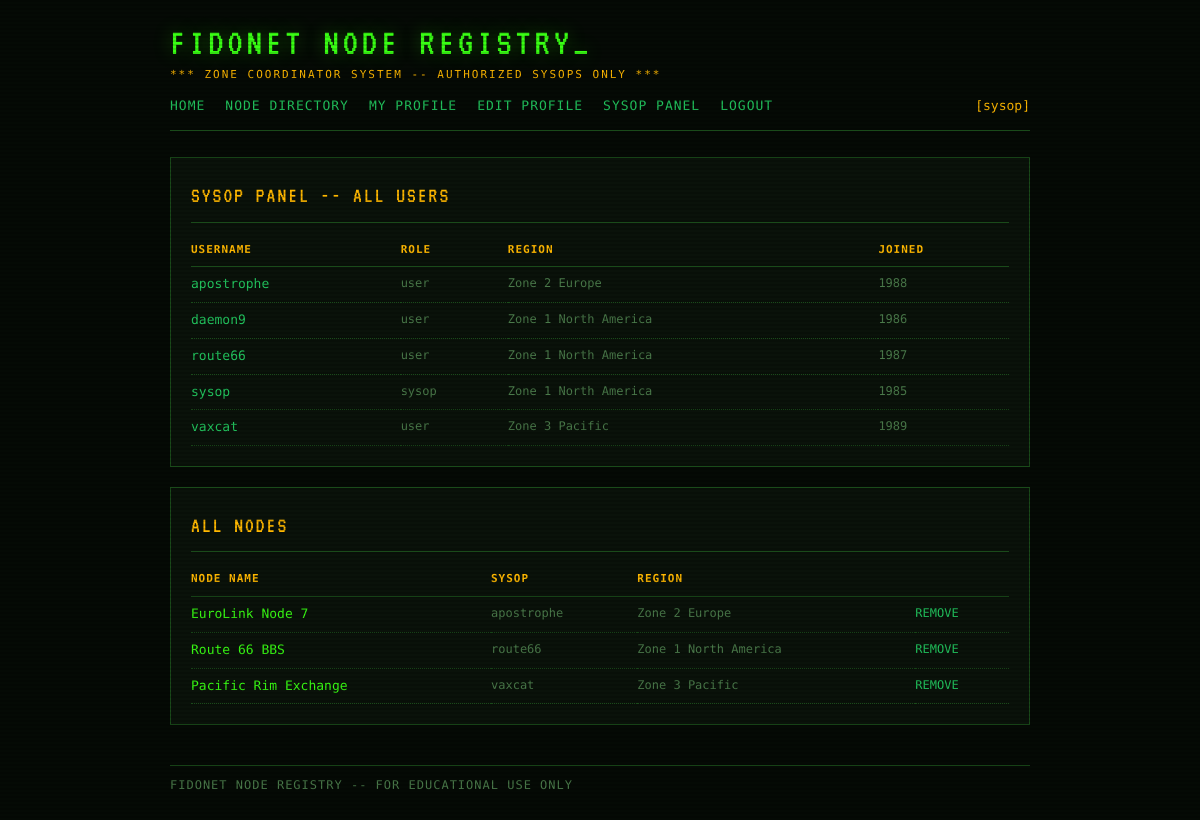
The page /sysop (signed in) on the database as committed earlier.
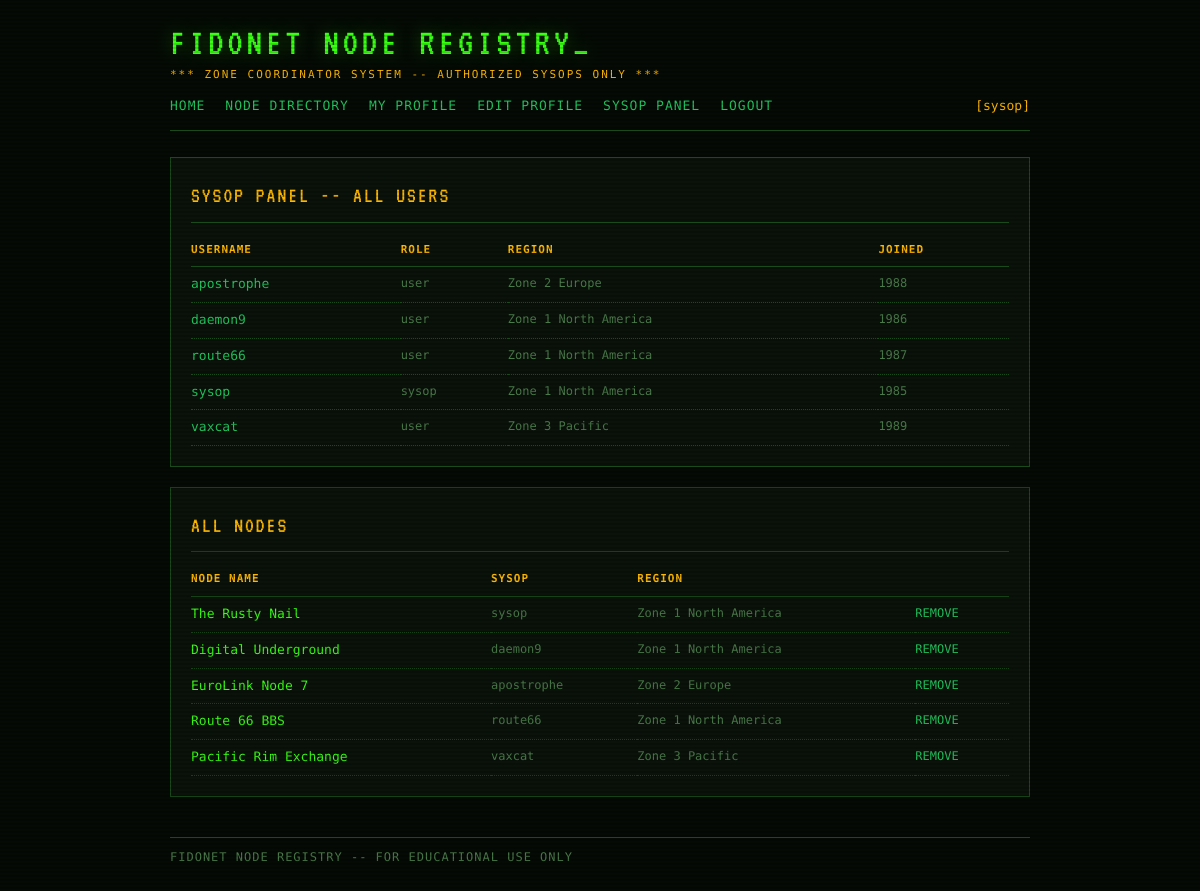
The same page on the database as committed later.
### tables this page shows
CREATE TABLE users (
            id INTEGER PRIMARY KEY AUTOINCREMENT,
            username TEXT UNIQUE NOT NULL,
            password_hash TEXT NOT NULL,
            role TEXT NOT NULL DEFAULT 'user',
            region TEXT,
            joined INTEGER
        );

CREATE TABLE nodes (
            id INTEGER PRIMARY KEY AUTOINCREMENT,
            name TEXT NOT NULL,
            phone TEXT,
            region TEXT,
            description TEXT,
            owner_id INTEGER NOT NULL
        );

### app.py (the view)
@app.route('/sysop')
def sysop():
    current = get_current_user(request)
    if not current:
        return redirect(url_for('login'))
    if current['role'] != 'sysop':
        flash('Access denied.', 'error')
        return redirect(url_for('index'))
    all_users = user_repo.get_all()
    all_nodes = node_repo.get_all()
    return render_template('sysop.html', users=all_users, nodes=all_nodes, current_user=current)

### app.py (called while the page is built)
def get_current_user(req):
    token = req.cookies.get('bbs_token')
    if not token:
        return None
    return sessions.get(token)

    def fetchall(self, query, params=()):
        cursor = self._conn.cursor()
        cursor.execute(query, params)
        return cursor.fetchall()

    def get_all(self):
        return self._db.fetchall("SELECT * FROM users ORDER BY username")

    def get_all(self):
        return self._db.fetchall("""
            SELECT n.*, u.username AS owner_username
            FROM nodes n JOIN users u ON n.owner_id = u.id
            ORDER BY n.id
        """)

### templates/sysop.html
{% extends "base.html" %}
{% block content %}
<div class="panel">
  <div class="panel-title">SYSOP PANEL -- ALL USERS</div>
  <table class="data-table">
    <thead>
      <tr><th>USERNAME</th><th>ROLE</th><th>REGION</th><th>JOINED</th></tr>
    </thead>
    <tbody>
      {% for u in users %}
      <tr>
        <td class="name"><a href="{{ url_for('profile', user_id=u.id) }}">{{ u.username }}</a></td>
        <td class="meta">{{ u.role }}</td>
        <td class="meta">{{ u.region }}</td>
        <td class="meta">{{ u.joined }}</td>
      </tr>
      {% endfor %}
    </tbody>
  </table>
</div>
<div class="panel">
  <div class="panel-title">ALL NODES</div>
  <table class="data-table">
    <thead>
      <tr><th>NODE NAME</th><th>SYSOP</th><th>REGION</th><th></th></tr>
    </thead>
    <tbody>
      {% for node in nodes %}
      <tr>
        <td class="name">{{ node.name }}</td>
        <td class="meta">{{ node.owner_username }}</td>
        <td class="meta">{{ node.region }}</td>
        <td class="meta"><a href="{{ url_for('node_delete', node_id=node.id) }}">REMOVE</a></td>
      </tr>
      {% endfor %}
    </tbody>
  </table>
</div>
{% endblock %}

Rows that differ between the two databases and show on the page:
added nodes: name "The Rusty Nail", owner_username "sysop", region "Zone 1 North America"
added nodes: name "Digital Underground", owner_username "daemon9", region "Zone 1 North America"
